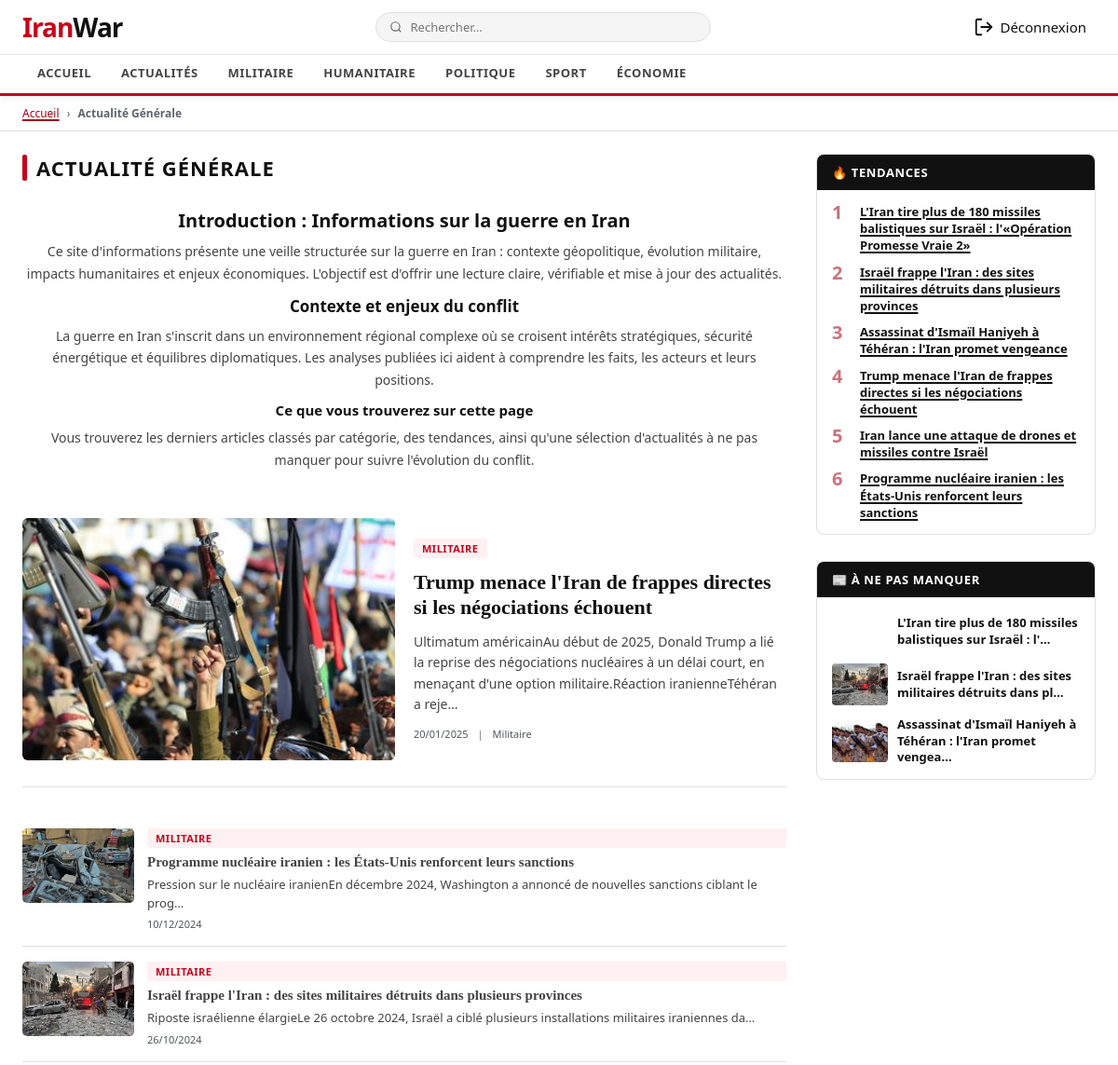
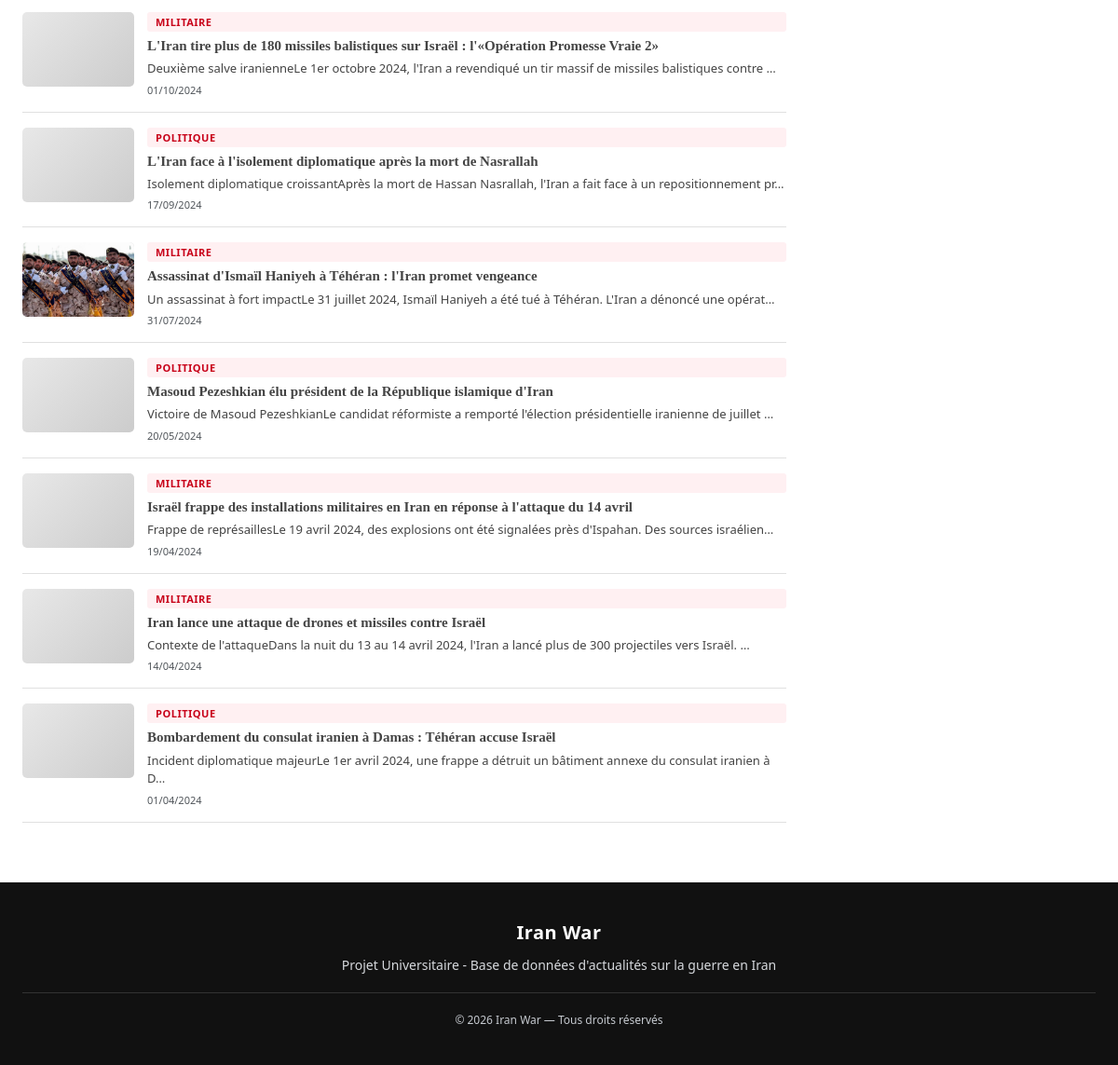
/www/front/index.php, run on the app's committed database (2 pictures, top to bottom).
### tables this page shows
CREATE TABLE dim_categorie (
    id_categorie INT PRIMARY KEY AUTO_INCREMENT,
    nom VARCHAR(50) NOT NULL,
    slug VARCHAR(50) NOT NULL UNIQUE
);

CREATE TABLE fait_article (
    id_article INT PRIMARY KEY AUTO_INCREMENT,
    id_temps INT NOT NULL,
    id_categorie INT NOT NULL,
    id_auteur INT NOT NULL,
    titre VARCHAR(200) NOT NULL,
    contenu TEXT NOT NULL,
    slug VARCHAR(200) NOT NULL UNIQUE,
    nb_vues INT DEFAULT 0,
    is_active BOOLEAN DEFAULT FALSE,
    date_publication DATETIME,
    
    FOREIGN KEY (id_temps) REFERENCES dim_temps(id_temps) ON DELETE RESTRICT,
    FOREIGN KEY (id_categorie) REFERENCES dim_categorie(id_categorie) ON DELETE RESTRICT,
    FOREIGN KEY (id_auteur) REFERENCES dim_auteur(id_auteur) ON DELETE RESTRICT
);

CREATE TABLE fait_article_image (
    id_image INT PRIMARY KEY AUTO_INCREMENT,
    id_article INT NOT NULL,
    image_url VARCHAR(255) NOT NULL COMMENT 'chemin relatif ou URL de l image',
    alt_text VARCHAR(150) NULL COMMENT 'texte alternatif obligatoire pour SEO + Lighthouse',
    is_main BOOLEAN DEFAULT FALSE COMMENT 'image principale (une seule par article)',
    FOREIGN KEY (id_article) REFERENCES fait_article(id_article) ON DELETE CASCADE
);

### www/front/index.php (called while the page is built, shortened)
<?php
require_once __DIR__ . '/pages/modules.php';
?>

### www/front/inc/fonction.php (called while the page is built, shortened)
<?php
function getCategories($pdo) {
    try {
        $stmt = $pdo->query("SELECT id_categorie, nom, slug FROM dim_categorie ORDER BY id_categorie");
        return $stmt->fetchAll();
    } catch (\PDOException $e) {
        return [];
    }
}
function getArticleHero($pdo, $slug = null) {
    try {
        $sql = "
            SELECT
                a.id_article,
                a.titre,
                a.contenu,
                a.slug         AS article_slug,
                a.date_publication,
                c.nom          AS categorie_nom,
                c.slug         AS categorie_slug,
                i.image_url,
                i.alt_text
            FROM fait_article a
            JOIN dim_categorie c ON a.id_categorie = c.id_categorie
            LEFT JOIN fait_article_image i
                   ON i.id_article = a.id_article AND i.is_main = 1
            WHERE a.is_active = 1
        ";
        $params = [];
        $sql .= " ORDER BY a.date_publication DESC LIMIT 1";
        $stmt = $pdo->prepare($sql);
        $stmt->execute($params);
        return $stmt->fetch();
    } catch (\PDOException $e) {
        return null;
    }
}
function getArticlesByCategorie($pdo, $slug = null, $page = 1, $perPage = 9, $excludeId = null) {
    try {
        $offset = ($page - 1) * $perPage;
        $sql = "
            SELECT
                a.id_article,
                a.titre,
                a.contenu,
                a.slug         AS article_slug,
                a.date_publication,
                a.nb_vues,
                c.nom          AS categorie_nom,
                c.slug         AS categorie_slug,
                i.image_url,
                i.alt_text
            FROM fait_article a
            JOIN dim_categorie c ON a.id_categorie = c.id_categorie
            LEFT JOIN fait_article_image i
                   ON i.id_article = a.id_article AND i.is_main = 1
            WHERE a.is_active = 1
        ";
        $params = [];
        if ($excludeId !== null) {
            $sql .= " AND a.id_article != :excludeId";
            $params[':excludeId'] = $excludeId;
        }
        $sql .= " ORDER BY a.date_publication DESC LIMIT :limit OFFSET :offset";
        $stmt = $pdo->prepare($sql);
        foreach ($params as $key => $val) {
            $stmt->bindValue($key, $val);
        }
        $stmt->bindValue(':limit',  $perPage, PDO::PARAM_INT);
        $stmt->bindValue(':offset', $offset,  PDO::PARAM_INT);
        $stmt->execute();
        return $stmt->fetchAll();
    } catch (\PDOException $e) {
        return [];
    }
}
function countArticlesByCategorie($pdo, $slug = null, $excludeId = null) {
    try {
        $sql = "
            SELECT COUNT(*) AS total
            FROM fait_article a
            JOIN dim_categorie c ON a.id_categorie = c.id_categorie
            WHERE a.is_active = 1
        ";
        $params = [];
        if ($excludeId !== null) {
            $sql .= " AND a.id_article != :excludeId";
            $params[':excludeId'] = $excludeId;
        }
        $stmt = $pdo->prepare($sql);
        $stmt->execute($params);
        $row = $stmt->fetch();
        return (int) $row['total'];
    } catch (\PDOException $e) {
        return 0;
    }
}
function getTendances($pdo, $limit = 6) {
    try {
        $stmt = $pdo->prepare("
            SELECT a.id_article, a.titre, a.slug AS article_slug
            FROM fait_article a
            WHERE a.is_active = 1
            ORDER BY a.nb_vues DESC
            LIMIT :limit
        ");
        $stmt->bindValue(':limit', $limit, PDO::PARAM_INT);
        $stmt->execute();
        return $stmt->fetchAll();
    } catch (\PDOException $e) {
        return [];
    }
}
function getANePasManquer($pdo, $excludeId = null, $limit = 3) {
    try {
        $sql = "
            SELECT
                a.id_article,
                a.titre,
                a.slug         AS article_slug,
                i.image_url,
                i.alt_text
            FROM fait_article a
            LEFT JOIN fait_article_image i
                   ON i.id_article = a.id_article AND i.is_main = 1
            WHERE a.is_active = 1
        ";
        $params = [];
        if ($excludeId !== null) {
            $sql .= " AND a.id_article != :excludeId";
            $params[':excludeId'] = $excludeId;
        }
        $sql .= " ORDER BY a.nb_vues DESC LIMIT :limit";
        $stmt = $pdo->prepare($sql);
        foreach ($params as $key => $val) {
            $stmt->bindValue($key, $val);
        }
        $stmt->bindValue(':limit', $limit, PDO::PARAM_INT);
        $stmt->execute();
        return $stmt->fetchAll();
    } catch (\PDOException $e) {
        return [];
    }
}
function formatDateRelative($dateStr) {
    $date = new DateTime($dateStr);
    $now  = new DateTime();
    $diff = $now->diff($date);
    return $date->format('d/m/Y');
}
function truncate($text, $maxLen = 120) {
    $text = strip_tags($text);
    return mb_substr($text, 0, $maxLen) . '…';
}
function frontImageUrl($imageUrl) {
    $url = trim((string) $imageUrl);
    if (strpos($url, '/front/assets/') === 0) {
        return $url;
    }
    return '/front/assets/' . ltrim($url, '/');
}

### www/front/pages/pages/actu_generale.php (the view, shortened to what this page needs)
<?php
$slugCategorie = isset($_GET['categorie'])
    ? preg_replace('/[^a-z0-9\-]/i', '', $_GET['categorie'])
    : null;
$currentPage = isset($_GET['p']) && is_numeric($_GET['p'])
    ? max(1, (int) $_GET['p'])
    : 1;
$perPage = 9;
$hero        = getArticleHero($pdo, $slugCategorie);
$heroId      = $hero ? $hero['id_article'] : null;
$total       = countArticlesByCategorie($pdo, $slugCategorie, $heroId);
$articles    = getArticlesByCategorie($pdo, $slugCategorie, $currentPage, $perPage, $heroId);
$tendances   = getTendances($pdo, 6);
$aNePasManquer = getANePasManquer($pdo, $heroId, 3);
$titrePage     = 'Actualité Générale';
?>
<div class="breadcrumb">
    <a href="/front/">Accueil</a>
    <span>›</span>
    <strong><?= $titrePage ?></strong>
</div>
<div class="container">
    <main>
        <div class="section-header">
            <h1><?= $titrePage ?></h1>
        </div>
        <section class="topic-intro" aria-labelledby="intro-guerre-iran">
            <h2 id="intro-guerre-iran">Introduction : Informations sur la guerre en Iran</h2>
            <p>
                Ce site d'informations présente une veille structurée sur la guerre en Iran :
                contexte géopolitique, évolution militaire, impacts humanitaires et enjeux économiques.
                L'objectif est d'offrir une lecture claire, vérifiable et mise à jour des actualités.
            </p>
            <h3>Contexte et enjeux du conflit</h3>
            <p>
                La guerre en Iran s'inscrit dans un environnement régional complexe où se croisent
                intérêts stratégiques, sécurité énergétique et équilibres diplomatiques.
                Les analyses publiées ici aident à comprendre les faits, les acteurs et leurs positions.
            </p>
            <h4>Ce que vous trouverez sur cette page</h4>
            <p>
                Vous trouverez les derniers articles classés par catégorie, des tendances,
                ainsi qu'une sélection d'actualités à ne pas manquer pour suivre l'évolution du conflit.
            </p>
        </section>
        <?php if ($hero): ?>
        <a href="/front/article/<?= urlencode($hero['article_slug']) ?>" class="hero-article" aria-label="Lire l'article : <?= htmlspecialchars($hero['titre']) ?>">
            <?php if (!empty($hero['image_url'])): ?>
                <img
                    class="hero-img"
                    src="<?= htmlspecialchars(frontImageUrl($hero['image_url'])) ?>"
                    alt="<?= htmlspecialchars($hero['alt_text'] ?? $hero['titre']) ?>"
                    width="600"
                    height="260"
                    decoding="async"
                    fetchpriority="high"
                    loading="eager"
                />
            <?php else: ?>
                <div class="hero-img img-ph img-ph-1"></div>
            <?php endif; ?>
            <div class="hero-content">
                <div>
                    <span class="tag"><?= htmlspecialchars($hero['categorie_nom']) ?></span>
                </div>
                <h2><?= htmlspecialchars($hero['titre']) ?></h2>
                <p><?= truncate($hero['contenu'], 180) ?></p>
                <div class="meta">
                    <span><?= formatDateRelative($hero['date_publication']) ?></span>
                    <span class="sep">|</span>
                    <span><?= htmlspecialchars($hero['categorie_nom']) ?></span>
                </div>
            </div>
        </a>
        <?php endif; ?>
        <?php if (!empty($articles)): ?>
        <div class="articles-grid">
            <?php foreach ($articles as $index => $art): ?>
            <a href="/front/article/<?= urlencode($art['article_slug']) ?>" class="article-item" aria-label="Lire l'article : <?= htmlspecialchars($art['titre']) ?>">
                <?php if (!empty($art['image_url'])): ?>
                    <img
                        class="article-thumb"
                        src="<?= htmlspecialchars(frontImageUrl($art['image_url'])) ?>"
                        alt="<?= htmlspecialchars($art['alt_text'] ?? $art['titre']) ?>"
                        width="120"
                        height="80"
                        decoding="async"
                        loading="lazy"
                    />
                <?php else: ?>
                    <div class="article-thumb img-ph img-ph-<?= ($index % 8) + 1 ?>"></div>
                <?php endif; ?>
                <div class="article-body">
                    <span class="tag"><?= htmlspecialchars($art['categorie_nom']) ?></span>
                    <p class="article-title"><?= htmlspecialchars($art['titre']) ?></p>
                    <p><?= truncate($art['contenu'], 110) ?></p>
                    <div class="meta">
                        <span><?= formatDateRelative($art['date_publication']) ?></span>
                    </div>
                </div>
            </a>
            <?php endforeach; ?>
        </div>
        <?php elseif (!$hero): ?>
        <div class="empty-state">
            <p>Aucun article disponible pour cette catégorie.</p>
        </div>
        <?php endif; ?>
    </main>
    <aside class="sidebar">
        <div class="widget">
            <div class="widget-header">🔥 Tendances</div>
            <div class="widget-body">
                <ul class="trending-list">
                    <?php if (!empty($tendances)): ?>
                        <?php foreach ($tendances as $i => $t): ?>
                        <li>
                            <span class="trend-num"><?= $i + 1 ?></span>
                            <a href="/front/article/<?= urlencode($t['article_slug']) ?>">
                                <?= htmlspecialchars($t['titre']) ?>
                            </a>
                        </li>
                        <?php endforeach; ?>
                    <?php else: ?>
                        <li><span>Aucune tendance disponible.</span></li>
                    <?php endif; ?>
                </ul>
            </div>
        </div>
        <div class="widget">
            <div class="widget-header">📰 À ne pas manquer</div>
            <div class="widget-body">
                <div style="display:flex;flex-direction:column;gap:12px">
                    <?php if (!empty($aNePasManquer)): ?>
                        <?php foreach ($aNePasManquer as $idx => $item): ?>
                        <a
                            href="/front/article/<?= urlencode($item['article_slug']) ?>"
                            style="display:flex;gap:10px;align-items:center"
                        >
                            <?php if (!empty($item['image_url'])): ?>
                                <img
                                    src="<?= htmlspecialchars(frontImageUrl($item['image_url'])) ?>"
                                    alt="<?= htmlspecialchars($item['alt_text'] ?? $item['titre']) ?>"
                                    width="60"
                                    height="45"
                                    style="width:60px;height:45px;border-radius:4px;flex-shrink:0;object-fit:cover"
                                    decoding="async"
                                    loading="lazy"
                                />
                            <?php else: ?>
                                <div style="width:60px;height:45px;border-radius:4px;flex-shrink:0"
                                     class="img-ph img-ph-<?= ($idx % 8) + 1 ?>"></div>
                            <?php endif; ?>
                            <span style="font-size:13px;font-weight:600;line-height:1.35">
                                <?= htmlspecialchars(truncate($item['titre'], 60)) ?>
                            </span>
                        </a>
                        <?php endforeach; ?>
                    <?php endif; ?>
                </div>
            </div>
        </div>
    </aside>
</div>

### www/front/pages/components/header.php (shortened to what this page needs)
<!DOCTYPE html>
<html lang="fr">
<head>
  <link rel="stylesheet" href="/front/assets/css/style.css">
</head>
<body>
<header>
  <div class="header-top">
    <a href="/front/" class="logo" aria-label="Accueil Iran War">Iran<span>War</span></a>
    <form action="/front/actualites" method="GET" class="search-bar" role="search">
      <svg width="14" height="14" fill="none" stroke="currentColor" stroke-width="2" viewBox="0 0 24 24" aria-hidden="true"><circle cx="11" cy="11" r="8"/><path d="M21 21l-4.35-4.35"/></svg>
      <input type="text" id="search-input" name="q" placeholder="Rechercher…" aria-label="Rechercher sur le site" />
    </form>
    <div class="header-actions">
      <a href="/admin/logout.php" class="logout-link" title="Déconnexion" aria-label="Se déconnecter" style="color: var(--dark); display: inline-flex; align-items: center; gap: 6px; padding: 8px 10px; border-radius: 8px; transition: background 0.2s; text-decoration: none;">
        <span>Déconnexion</span>
      </a>
    </div>
  </div>
  <nav>
    <ul>
      <li><a href="/front/">Accueil</a></li>
      <?php
      require_once __DIR__ . '/../../inc/fonction.php';
      $categories = getCategories($pdo);
      foreach ($categories as $cat):
      ?>
            <li><a href="/front/categorie/<?= urlencode($cat['slug']) ?>">
              <?= htmlspecialchars($cat['nom']) ?>
          </a></li>
      <?php endforeach; ?>
    </ul>
  </nav>
</header>

### data on the page
dim_categorie: nom "ACTUALITÉS"
dim_categorie: nom "MILITAIRE"
dim_categorie: nom "HUMANITAIRE"
dim_categorie: nom "POLITIQUE"
dim_categorie: nom "SPORT"
dim_categorie: nom "ÉCONOMIE"
fait_article: fait_article_image.image_url (picture), id_categorie.nom "MILITAIRE", titre "Trump menace l'Iran de frappes directes si les négociations échouent", contenu "Ultimatum américainAu début de 2025, Donald Trump a lié la reprise des négociations nucléaires à un délai court, en menaçant d'une option militaire.Réaction iranienneTéhéran a reje…", date_publication "20/01/2025", id_categorie.nom "Militaire"
fait_article: fait_article_image.image_url (picture), id_categorie.nom "MILITAIRE", titre "Programme nucléaire iranien : les États-Unis renforcent leurs sanctions", contenu "Pression sur le nucléaire iranienEn décembre 2024, Washington a annoncé de nouvelles sanctions ciblant le prog…", date_publication "10/12/2024"
fait_article: fait_article_image.image_url (picture), id_categorie.nom "MILITAIRE", titre "Israël frappe l'Iran : des sites militaires détruits dans plusieurs provinces", contenu "Riposte israélienne élargieLe 26 octobre 2024, Israël a ciblé plusieurs installations militaires iraniennes da…", date_publication "26/10/2024"
fait_article: fait_article_image.image_url (picture), id_categorie.nom "MILITAIRE", titre "L'Iran tire plus de 180 missiles balistiques sur Israël : l'«Opération Promesse Vraie 2»", contenu "Deuxième salve iranienneLe 1er octobre 2024, l'Iran a revendiqué un tir massif de missiles balistiques contre …", date_publication "01/10/2024"
fait_article: fait_article_image.image_url (picture), id_categorie.nom "POLITIQUE", titre "L'Iran face à l'isolement diplomatique après la mort de Nasrallah", contenu "Isolement diplomatique croissantAprès la mort de Hassan Nasrallah, l'Iran a fait face à un repositionnement pr…", date_publication "17/09/2024"
fait_article: fait_article_image.image_url (picture), id_categorie.nom "MILITAIRE", titre "Assassinat d'Ismaïl Haniyeh à Téhéran : l'Iran promet vengeance", contenu "Un assassinat à fort impactLe 31 juillet 2024, Ismaïl Haniyeh a été tué à Téhéran. L'Iran a dénoncé une opérat…", date_publication "31/07/2024"
fait_article: fait_article_image.image_url (picture), id_categorie.nom "POLITIQUE", titre "Masoud Pezeshkian élu président de la République islamique d'Iran", contenu "Victoire de Masoud PezeshkianLe candidat réformiste a remporté l'élection présidentielle iranienne de juillet …", date_publication "20/05/2024"
fait_article: fait_article_image.image_url (picture), id_categorie.nom "MILITAIRE", titre "Israël frappe des installations militaires en Iran en réponse à l'attaque du 14 avril", contenu "Frappe de représaillesLe 19 avril 2024, des explosions ont été signalées près d'Ispahan. Des sources israélien…", date_publication "19/04/2024"
fait_article: fait_article_image.image_url (picture), id_categorie.nom "MILITAIRE", titre "Iran lance une attaque de drones et missiles contre Israël", contenu "Contexte de l'attaqueDans la nuit du 13 au 14 avril 2024, l'Iran a lancé plus de 300 projectiles vers Israël. …", date_publication "14/04/2024"
fait_article: fait_article_image.image_url (picture), id_categorie.nom "POLITIQUE", titre "Bombardement du consulat iranien à Damas : Téhéran accuse Israël", contenu "Incident diplomatique majeurLe 1er avril 2024, une frappe a détruit un bâtiment annexe du consulat iranien à D…", date_publication "01/04/2024"
fait_article_image: image_url (picture), id_article.titre "L'Iran tire plus de 180 missiles balistiques sur Israël : l'…"
fait_article_image: image_url (picture), id_article.titre "Israël frappe l'Iran : des sites militaires détruits dans pl…"
fait_article_image: image_url (picture), id_article.titre "Assassinat d'Ismaïl Haniyeh à Téhéran : l'Iran promet vengea…"

### other printed values
$titrePage "Actualité Générale"
$titrePage "ACTUALITÉ GÉNÉRALE"
